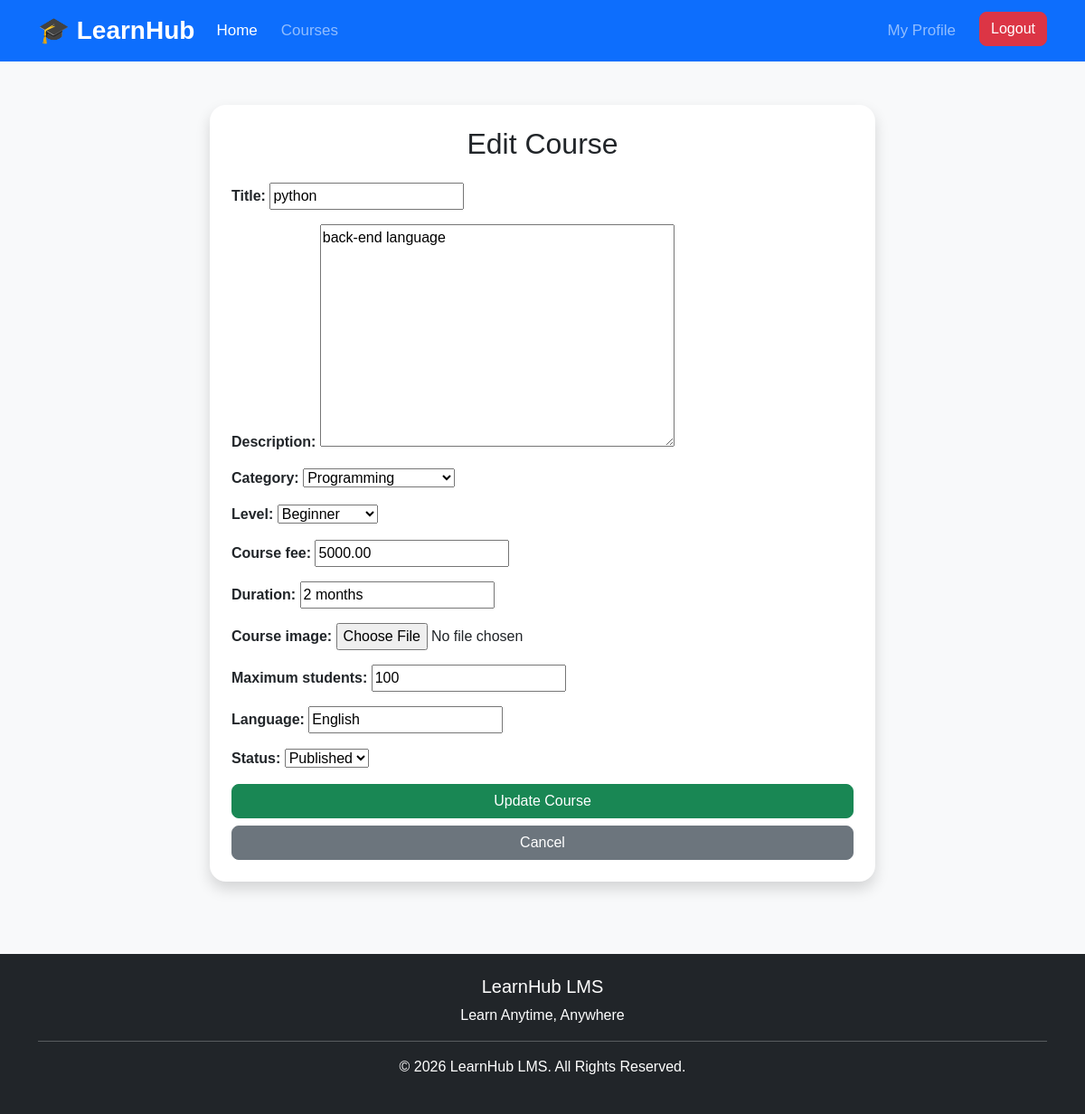
Page /edit-course/1/ (signed in) on the committed database.
### courses/models.py (models this page shows, shortened)
class Course(models.Model):
    teacher = models.ForeignKey(
        Profile,
        on_delete=models.CASCADE,
        limit_choices_to={'role': 'teacher'}
    )
    title = models.CharField(max_length=200)
    description = models.TextField()
    category = models.CharField(
        max_length=30,
        choices=CATEGORY_CHOICES
    )
    level = models.CharField(
        max_length=20,
        choices=LEVEL_CHOICES
    )
    course_fee = models.DecimalField(
        max_digits=10,
        decimal_places=2
    )
    duration = models.CharField(
        max_length=100
    )
    course_image = models.ImageField(
        upload_to="courses/",
        blank=True,
        null=True
    )
    maximum_students = models.PositiveIntegerField(
        default=100
    )
    language = models.CharField(
        max_length=50,
        default="English"
    )
    status = models.CharField(
        max_length=20,
        choices=STATUS_CHOICES,
        default="draft"
    )
    created_at = models.DateTimeField(
        auto_now_add=True
    )
    updated_at = models.DateTimeField(
        auto_now=True
    )

### courses/views.py (the view, shortened to what this page needs)
@login_required
def edit_course(request, course_id):
    if request.user.is_superuser:
        course = get_object_or_404(
            Course,
            id=course_id
        )
    if request.method == "POST":
        form = CourseForm(
            request.POST,
            request.FILES,
            instance=course
        )
        if form.is_valid():
            form.save()
            messages.success(
                request,
                "Course updated successfully."
            )
            return redirect(
                "course_detail",
                course_id=course.id
            )
    else:
        form = CourseForm(
            instance=course
        )
    return render(
        request,
        "courses/edit_course.html",
        {
            "form": form,
            "course": course
        }
    )

### courses/forms.py
class CourseForm(forms.ModelForm):
    class Meta:
        model = Course
        exclude = ['teacher']

### templates/courses/edit_course.html (shortened to what this page needs)
{% extends 'base.html' %}
{% block content %}
<div class="container mt-5">
    <div class="row justify-content-center">
        <div class="col-md-8">
            <div class="card shadow p-4">
                <h2 class="text-center mb-4">
                    Edit Course
                </h2>
                <form method="POST" enctype="multipart/form-data">
                    {{ form.as_p }}
                    <button
                        type="submit"
                        class="btn btn-success w-100">
                        Update Course
                    </button>
                    <a href="{% url 'course_detail' course.id %}" class="btn btn-secondary w-100 mt-2">
                    Cancel
                    </a>
                </form>
            </div>
        </div>
    </div>
</div>
{% endblock %}

### static/css/style.css (style rules this page uses)
body { font-family: Arial, sans-serif; background-color: #f8f9fa; }
.card { border:none; border-radius:15px; transition:0.3s; box-shadow:0 5px 15px rgba(0,0,0,.1); }
html, body { height:100%; }
body { background:#f8f9fa; }
.card { border-radius:18px; }
label { font-weight:600; }
.btn { border-radius:8px; }

### rows in the picture
Course: title "python", description "back-end language", category "Programming", level "Beginner", course_fee "5000.00", duration "2 months", maximum_students "100", language "English", status "Published"
